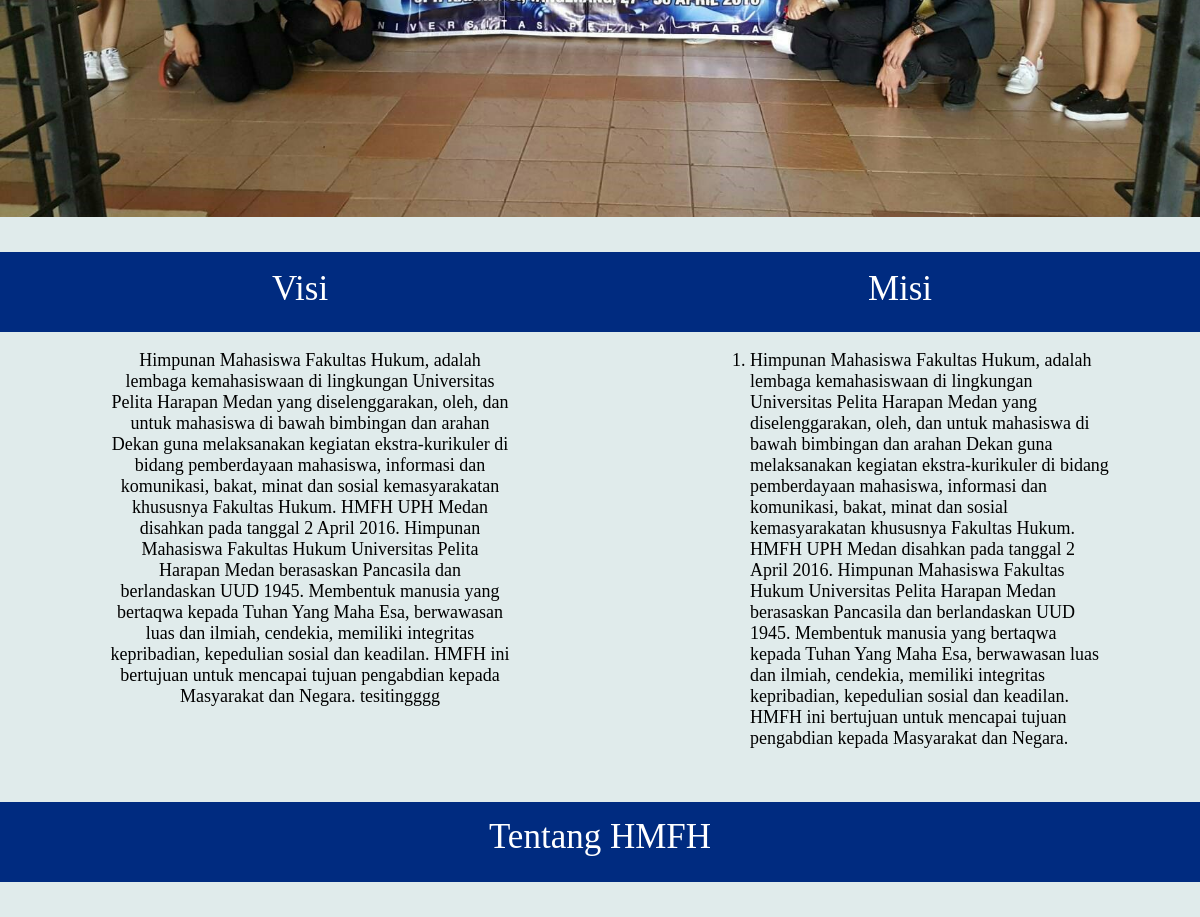
Before: /tentang.php (middle part) with the older database file.
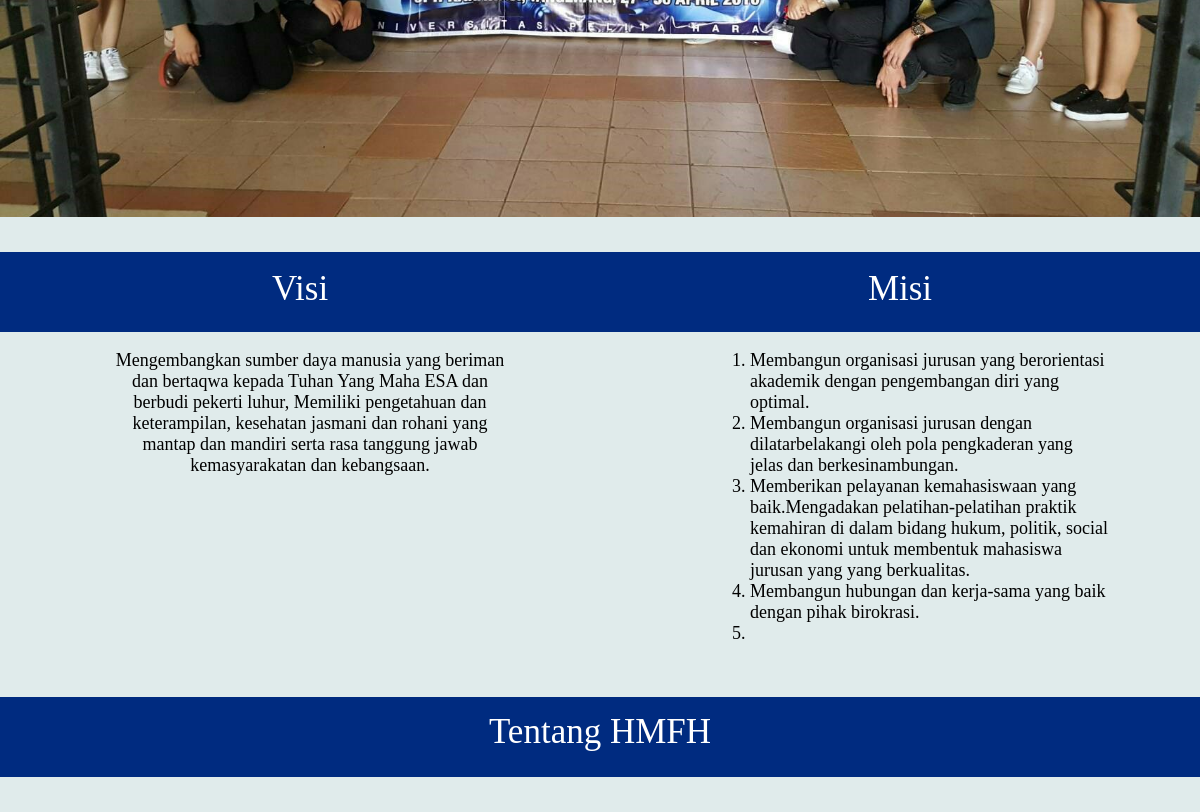
After: the same page with the newer database file.
### tables this page shows
CREATE TABLE `tentang` (
  `id` int(10) unsigned NOT NULL,
  `cover` longblob,
  `visi` varchar(2048) DEFAULT NULL,
  `misi` varchar(2048) DEFAULT NULL,
  `deskripsi` varchar(2048) DEFAULT NULL,
  `struktur` longblob,
  PRIMARY KEY (`id`)
);

### tentang.php (the view, shortened to what this page needs)
<?php
$conn = konek_db();
$query = $conn->prepare("select * from tentang where id=1");
$result= $query->execute();
$row = $query->get_result();
while($rows = $row->fetch_array()){
	if($rows['struktur'] == null || $rows['struktur'] == "")
				echo "no Image";
			else
				$url_struktur = "img/struktur.jpg";
?>
<!DOCTYPE html>
<html>
<head>
</head>
<body>
<div class="wrapper">
		<div class="row">
			<div class="body2">
				<div class="row">
					<div class="image">
					</div>
				</div>
				<div class="row">
					<div class="visi">
						<div class="visi-head">
						<p>Visi</p>
						</div>
						<div class="visi-body">
						<?php echo "<p>".$rows['visi']."</p>";?>
						</div>
					</div>
					<div class="misi">
						<div class="misi-head">
						<p>Misi</p>
						</div>
						<div class="misi-body">
						<p>
						<?php echo $rows['misi'];?>
						</p>
						</div>
					</div>
				</div>
				<div class="row">
					<div class="about-head">
						<p>Tentang HMFH</p>
					</div>
				</div>
				<div class="row">
						<img src="<?php echo $url_struktur;}?>" width="1200">
			</div>
		</div>
	</div>
</div>
</body>
</html>

Changed rows visible on the page:
changed tentang: visi "Himpunan Mahasiswa Fakultas Hukum, adalah lembaga kemahasiswaan di lingkungan Universitas Pelita Harapan Medan yang diselenggarakan, oleh, dan untuk mahasiswa di bawah bimbingan dan arahan Dekan guna melaksanakan kegiatan ekstra-kurikuler di bidang pemberdayaan mahasiswa, informasi dan komunikasi, bakat, minat dan sosial kemasyarakatan khususnya Fakultas Hukum. HMFH UPH Medan disahkan pada tanggal 2 April 2016. Himpunan Mahasiswa Fakultas Hukum Universitas Pelita Harapan Medan berasaskan Pancasila dan berlandaskan UUD 1945. Membentuk manusia yang bertaqwa kepada Tuhan Yang Maha Esa, berwawasan luas dan ilmiah, cendekia, memiliki integritas kepribadian, kepedulian sosial dan keadilan. HMFH…" → "Mengembangkan sumber daya manusia yang beriman dan bertaqwa kepada Tuhan Yang Maha ESA dan berbudi pekerti luhur, Memiliki pengetahuan dan keterampilan, kesehatan jasmani dan rohani yang mantap dan mandiri serta rasa tanggung jawab kemasyarakatan dan kebangsaan."; misi "Himpunan Mahasiswa Fakultas Hukum, adalah lembaga kemahasiswaan di lingkungan Universitas Pelita Harapan Medan yang diselenggarakan, oleh, dan untuk mahasiswa di bawah bimbingan dan arahan Dekan guna melaksanakan kegiatan ekstra-kurikuler di bidang pemberdayaan mahasiswa, informasi dan komunikasi, bakat, minat dan sosial kemasyarakatan khususnya Fakultas Hukum. HMFH UPH Medan disahkan pada tanggal 2 April 2016. Himpunan Mahasiswa Fakultas Hukum Universitas Pelita Harapan Medan berasaskan Pancasila dan berlandaskan UUD 1945. Membentuk manusia yang bertaqwa kepada Tuhan Yang Maha Esa, berwawasan luas dan ilmiah, cendekia, memiliki integritas kepribadian, kepedulian sosial dan keadilan. HMFH…" → "Membangun organisasi jurusan yang berorientasi akademik dengan pengembangan diri yang optimal. Membangun organisasi jurusan dengan dilatarbelakangi oleh pola pengkaderan yang jelas dan berkesinambungan. Memberikan pelayanan kemahasiswaan yang baik. Mengadakan pelatihan-pelatihan praktik kemahiran di dalam bidang hukum, politik, social dan ekonomi untuk membentuk mahasiswa jurusan yang yang berkualitas. Membangun hubungan dan kerja-sama yang baik dengan pihak birokrasi."
